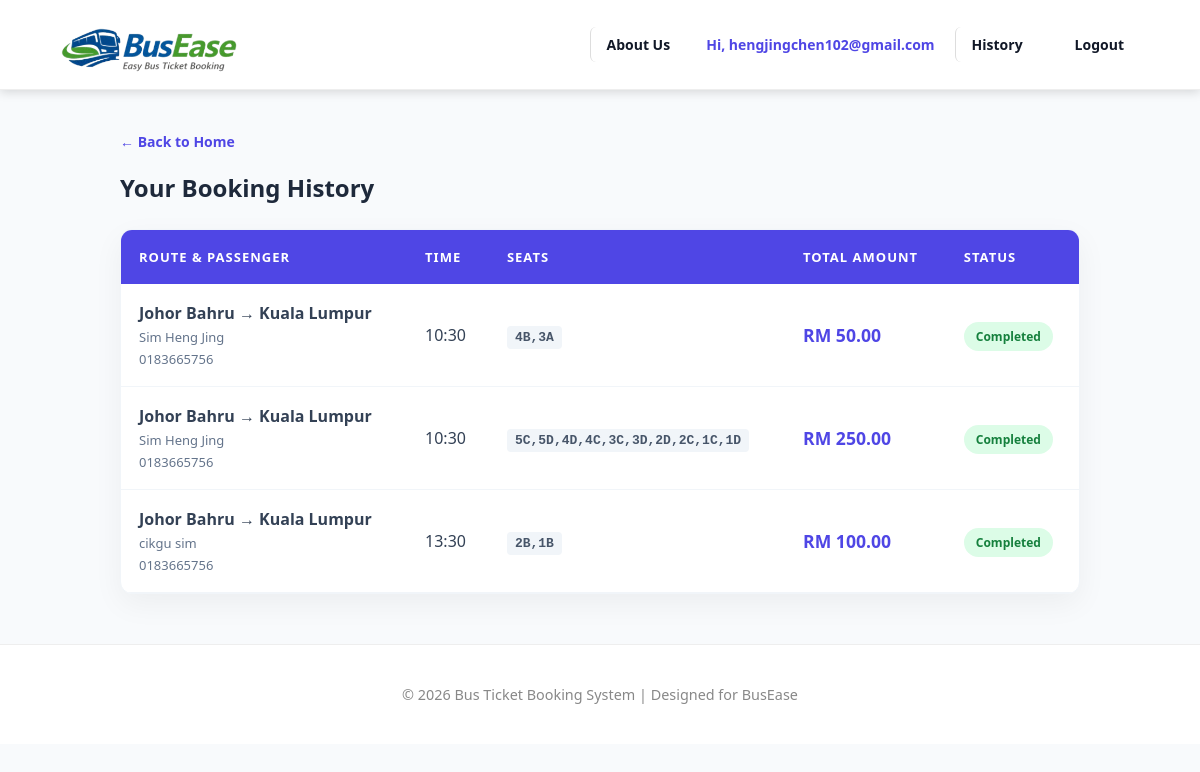
The app's page /history.php (signed in) with its own data.
### tables this page shows
CREATE TABLE `bookings` (
  `id` int(11) NOT NULL,
  `bus_id` int(11) NOT NULL,
  `seat_no` varchar(255) DEFAULT NULL,
  `user_email` varchar(255) DEFAULT NULL,
  `total_price` decimal(10,2) DEFAULT NULL,
  `p_name` varchar(100) DEFAULT NULL,
  `p_email` varchar(100) DEFAULT NULL,
  `p_phone` varchar(20) DEFAULT NULL,
  `booking_date` datetime DEFAULT current_timestamp()
);

CREATE TABLE `buses` (
  `id` int(11) NOT NULL,
  `bus_company` varchar(100) DEFAULT NULL,
  `departure` varchar(100) DEFAULT NULL,
  `destination` varchar(100) DEFAULT NULL,
  `depart_time` varchar(50) DEFAULT NULL,
  `price` decimal(6,2) DEFAULT NULL,
  `travel_date` date DEFAULT NULL,
  `status` tinyint(1) DEFAULT 1
);

### history.php (the view, shortened to what this page needs)
<?php
require_once "includes/config.php";
$user_email = $_SESSION['user'];
$sql = "SELECT b.id, b.seat_no, b.p_name, b.p_email, b.p_phone, b.total_price,
               bs.departure, bs.destination, bs.depart_time, bs.price
        FROM bookings b
        JOIN buses bs ON b.bus_id = bs.id
        WHERE b.user_email = ?
        ORDER BY b.id DESC";
$stmt = $conn->prepare($sql);
$stmt->bind_param("s", $user_email);
$stmt->execute();
$result = $stmt->get_result();
?>
<!DOCTYPE html>
<html lang="en">
<head>
    <?php include "includes/header.php"; ?>
</head>
<body style="background: #f8fafc;">
    <?php include "includes/navbar.php"; ?>
    <div class="history-container">
        <a href="homepage.php" class="back-link">← Back to Home</a>
        <h2 style="margin-bottom: 25px; color: #1e293b;">Your Booking History</h2>
        <div class="history-card">
            <table>
                <thead>
                    <tr>
                        <th>Route & Passenger</th> <th>Time</th>
                        <th>Seats</th>
                        <th>Total Amount</th>
                        <th>Status</th>
                    </tr>
                </thead>
                <tbody>
                    <?php if ($result->num_rows > 0): ?>
                        <?php while($row = $result->fetch_assoc()):
                            $display_total = ($row['total_price'] > 0) ? $row['total_price'] : 0;
                        ?>
                        <tr>
                            <td>
                                <strong><?= htmlspecialchars($row['departure']) ?> → <?= htmlspecialchars($row['destination']) ?></strong>
                                <span class="passenger-info">
                                    <?= htmlspecialchars($row['p_name'] ?: 'N/A') ?>
                                </span>
                                <span class="passenger-info"><?= htmlspecialchars($row['p_phone'] ?: 'N/A') ?>
                                </span>
                            </td>
                            <td><?= htmlspecialchars($row['depart_time']) ?></td>
                            <td><span class="seat-badge"><?= htmlspecialchars($row['seat_no']) ?></span></td>
                            <td class="price-text">RM <?= number_format($display_total, 2) ?></td>
                            <td><span class="status-badge">Completed</span></td>
                        </tr>
                        <?php endwhile; ?>
                    <?php else: ?>
                        <tr>
                            <td colspan="5" style="text-align:center; padding: 50px; color: #94a3b8;">No booking history found.</td>
                        </tr>
                    <?php endif; ?>
                </tbody>
            </table>
        </div>
    </div>
    <?php include "includes/footer.php"; ?>
</body>
</html>

### css/style2.css (style rules this page uses)
:root { --primary-color: #1a56db; --primary-hover: #1e429f; --text-main: #111827; --text-muted: #6b7280; --bg-light: #f5f7fb; --line-color: #e5e7eb; --white: #ffffff; }
* { margin: 0; padding: 0; box-sizing: border-box; font-family: 'Segoe UI', Arial, sans-serif; }

### includes/header.php (style rules this page uses)
body { font-family: 'Segoe UI', Arial, sans-serif; background-color: #f8fafc; margin: 0; }

### history.php (style rules this page uses)
.history-container { max-width: 1000px; margin: 40px auto; padding: 0 20px; min-height: 450px; }
.back-link { text-decoration: none; color: #4f46e5; font-size: 14px; margin-bottom: 20px; display: inline-block; font-weight: bold; }
.history-card { background: #fff; border-radius: 12px; overflow: hidden; box-shadow: 0 10px 30px rgba(0,0,0,0.05); border: 1px solid #f1f5f9; }
table { width: 100%; border-collapse: collapse; }
th { background: #4f46e5; color: white; padding: 18px; text-align: left; text-transform: uppercase; font-size: 13px; letter-spacing: 1px; }
td { padding: 18px; border-bottom: 1px solid #f1f5f9; color: #334155; }
.price-text { color: #4f46e5; font-weight: 800; font-size: 1.1rem; }
.status-badge { color: #15803d; background: #dcfce7; padding: 6px 12px; border-radius: 20px; font-weight: bold; font-size: 12px; }
.seat-badge { background: #f1f5f9; padding: 4px 8px; border-radius: 4px; font-family: monospace; font-weight: bold; color: #475569; }
.passenger-info { font-size: 13px; color: #64748b; margin-top: 4px; display: block; }

### records on screen
bookings: bus.departure "Johor Bahru", bus.destination "Kuala Lumpur", p_name "Sim Heng Jing", p_phone "0183665756", bus.depart_time "10:30", seat_no "4B,3A", total_price "50.00"
bookings: bus.departure "Johor Bahru", bus.destination "Kuala Lumpur", p_name "Sim Heng Jing", p_phone "0183665756", bus.depart_time "10:30", seat_no "5C,5D,4D,4C,3C,3D,2D,2C,1C,1D", total_price "250.00"
bookings: bus.departure "Johor Bahru", bus.destination "Kuala Lumpur", p_name "cikgu sim", p_phone "0183665756", bus.depart_time "13:30", seat_no "2B,1B", total_price "100.00"

### other values on screen
$_SESSION['user'] "hengjingchen102@gmail.com"
